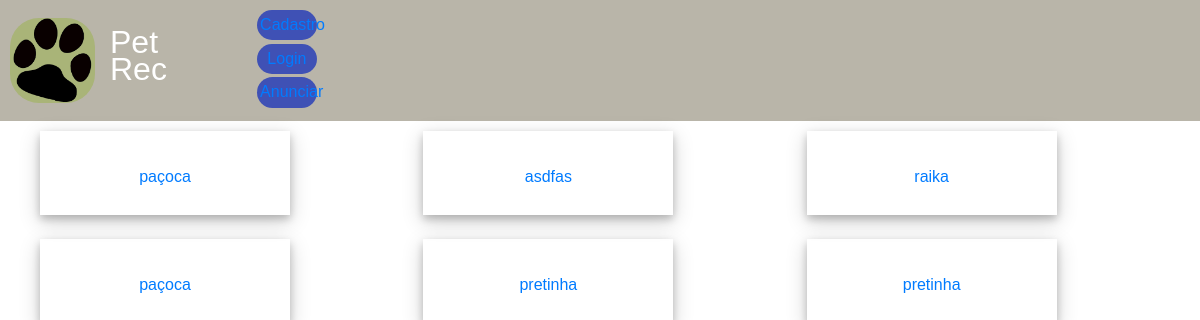
/anunciar/anuncio, run on an earlier commit of the app's database.
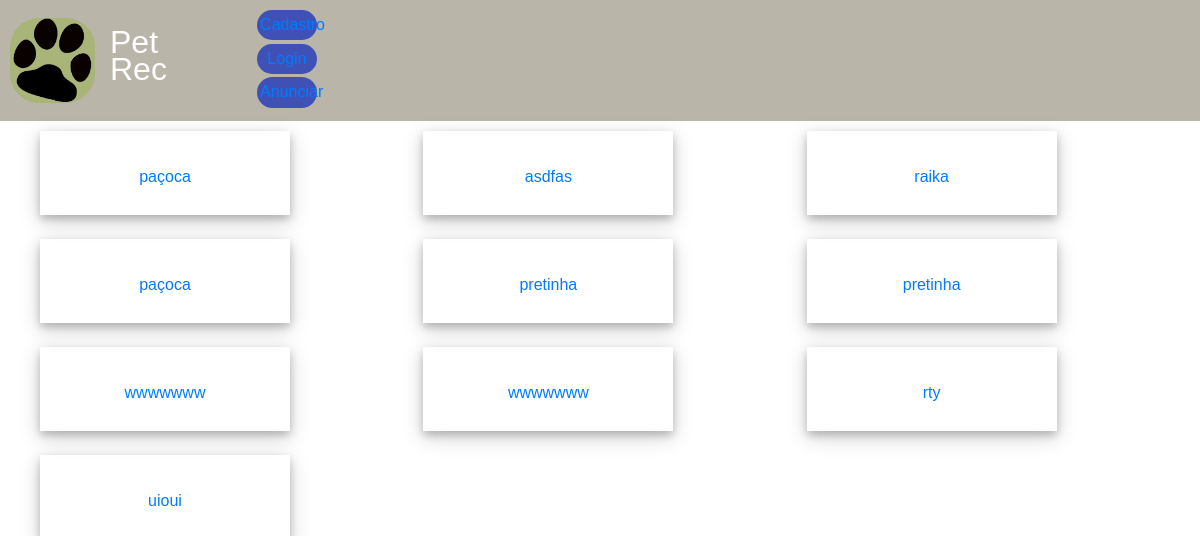
And on a later commit of the database.
### petrec/models.py (models this page shows, shortened)
class Cachorro(models.Model):
    nome_c = models.CharField(max_length=100, blank=False)
    descricao = models.CharField(max_length=500, blank=False)
    raca = models.CharField(max_length=100, blank=False)
    local = models.CharField(max_length=100, blank=False)
    sexo = models.CharField(max_length=1, blank=False)
    recompensa = models.CharField(max_length=10)
    foto = models.ImageField(upload_to='media', blank=True)

### petrec/views.py (the view)
# urls.py: path('anunciar/anuncio', anuncio, name='anuncio'),
def anuncio(request):
    pet = Cachorro.objects.all().order_by('id')
    return render(request, 'petrec/anuncio.html', {'pet': pet})

### petrec/templates/petrec/anuncio.html (shortened to what this page needs)
<!DOCTYPE html>
{% load static %}
<html lang="en">
<head>
</head>
<link rel="stylesheet" href="https://maxcdn.bootstrapcdn.com/bootstrap/4.1.3/css/bootstrap.min.css">
<body>
<nav id="navbar">
  <a href="{% url 'home' %}">
    <img src="{% static "pata_index.png" %}">
  </a>
  <h1>Pet <br> Rec</h1>
  <div>
    <button type="button" class="btn"><a href="{% url 'cadastro' %}">Cadastro</a></button>
    <br>
    <button type="button" class="btn"><a href="{% url 'login' %}">Login</a></button>
    <br>
    <button type="button" class="btn"><a href="{% url 'anunciar' %}">Anunciar</a></button>
  </div>
</nav>
<div class="container">
  <div class="row">
    {% for d in pet %}
      <div class="col-sm-4">
        <a href="../detail/{{ d.id }}">
          <div class="polaroid">
            <div class="container">
              <p>{{ d.nome_c }}</p>
            </div>
          </div>
        </a>
        <br>
      </div>
    {% endfor %}
  </div>
</div>
</body>
</html>

### petrec/templates/petrec/anuncio.html (style rules this page uses)
* { margin: 0px; padding: 0px; box-sizing: border-box; font-family: sans-serif; }
#navbar { display: flex; flex-direction: row; / / grid-template-columns: 1 fr 1 fr 1 fr; align-items: center; padding: 10px; background-color: #b9b5a9; color: #ffffff; }
#navbar img { width: 85px; height: 85px; background: #a9b478; border-radius: 29px; }
#navbar h1 { line-height: 1.7rem; font-size: 2rem; margin-left: 15px; }
.btn { border: 0px; border-radius: 17px; background-color: #3f51b5; color: #ffffff; padding: .2rem; margin-bottom: .2rem; width: 60px; font-family: sans-serif; margin-left: 90px; }
div.polaroid { width: 250px; box-shadow: 0 4px 8px 0 rgba(0, 0, 0, 0.2), 0 6px 20px 0 rgba(0, 0, 0, 0.19); text-align: center; }
div.container { padding: 10px; }

What changed in the data, as far as the page shows it:
added Cachorro: nome_c "wwwwwww"
added Cachorro: nome_c "wwwwwww"
added Cachorro: nome_c "rty"
added Cachorro: nome_c "uioui"
